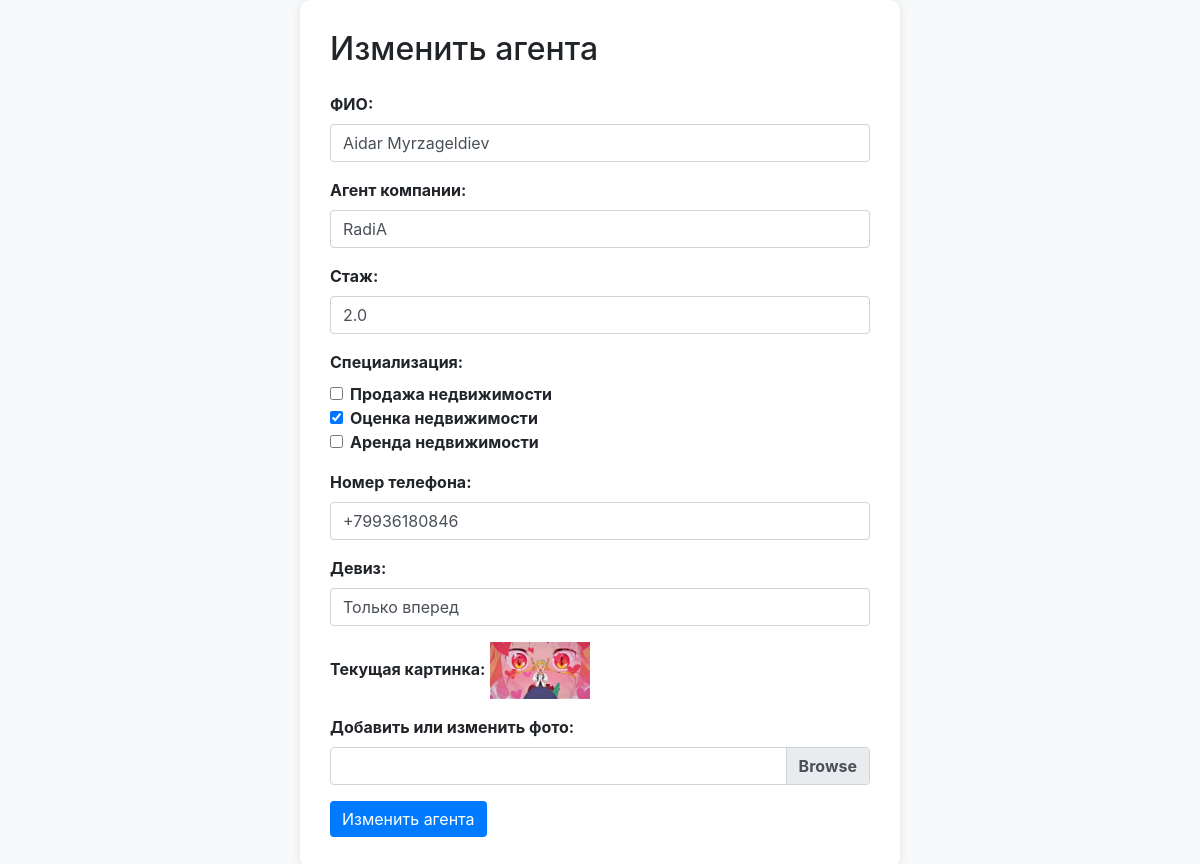
The app's page /private/agent/change/1, older data.
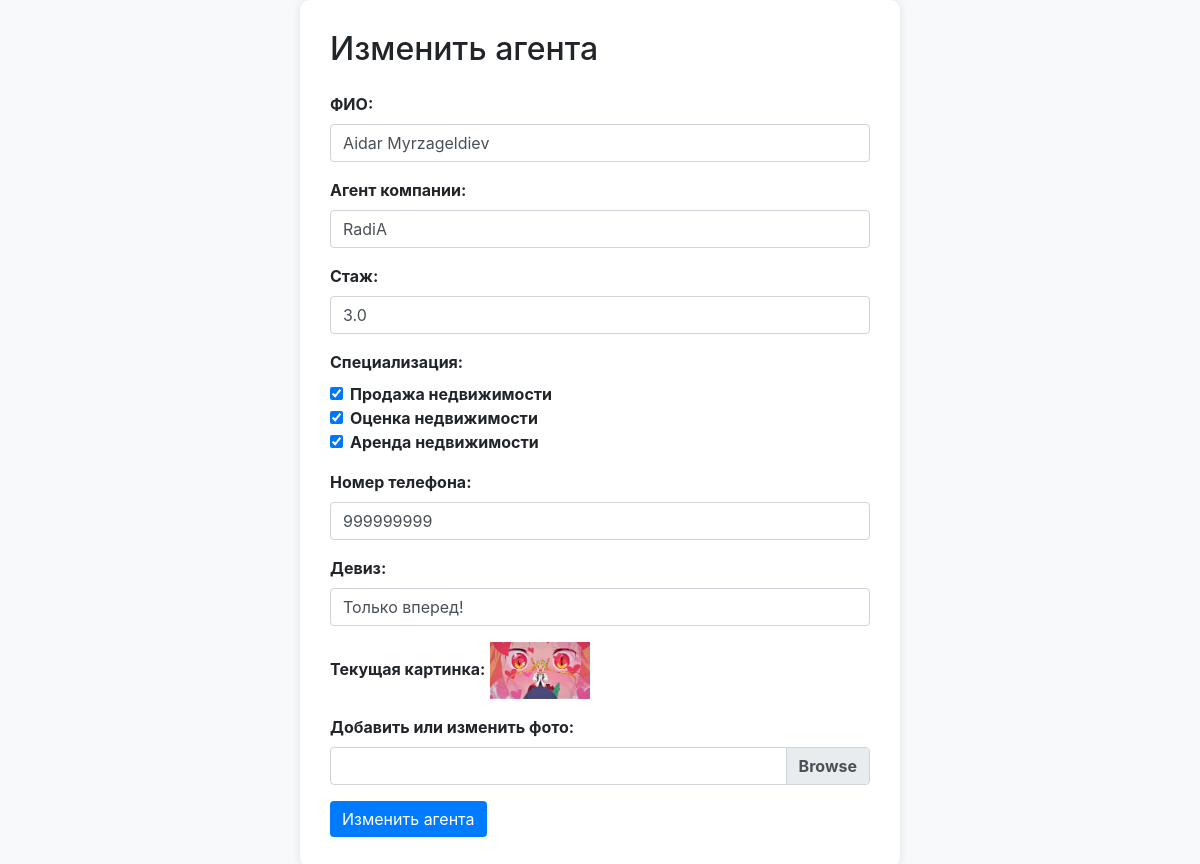
The same page, newer data.
### users/models.py (models this page shows, shortened)
class Agent(models.Model):
    full_name = models.CharField(max_length=120)
    phone = models.CharField(max_length=15)
    agency_name = models.CharField(max_length=50, null=True, blank=True)
    experience = models.FloatField(blank=True, default=0)
    rating = models.FloatField(default=0)
    image = models.ImageField(upload_to=get_agent_image_path, null=True, blank=True)
    slogan = models.CharField(max_length=300, default='Нет девиза', blank=True)
    specialization = models.ManyToManyField(to=Specialization, blank=True)

class Specialization(models.Model):
    specialization_name = models.CharField(max_length=50)

### adminus/views.py (the view)
# urls.py: path('agent/change/<int:pk>', views.AdminChangeAgent.as_view(), name='change_agent'),
class AdminChangeAgent(UpdateView):
    model = Agent
    template_name = 'adminus/update_agent.html'
    form_class = AgentForm
    success_url = reverse_lazy('adminus:agents')

### adminus/templates/adminus/update_agent.html (shortened to what this page needs)
<!DOCTYPE html>
<html lang="en">
<head>
    <link rel="stylesheet" href="https://stackpath.bootstrapcdn.com/bootstrap/4.5.2/css/bootstrap.min.css">
</head>
<body>
    <div class="container">
        <h2 class="mb-4">Изменить агента</h2>
        <form method="post" action="{% url 'adminus:change_agent' agent.id %}" enctype="multipart/form-data">
            <div class="form-group">
                <label for="{{ form.full_name.id_for_label }}">ФИО:</label>
                {{ form.full_name }}
            </div>
            <div class="form-group">
                <label for="{{ form.agency_name.id_for_label }}">Агент компании:</label>
                {{ form.agency_name }}
            </div>
            <div class="form-group">
                <label for="{{ form.experience.id_for_label }}">Стаж:</label>
                {{ form.experience }}
            </div>
            <div class="form-group">
                <label>Специализация:</label>
                {% for specialization in form.specialization.field.queryset %}
                    <div class="form-check">
                        <input class="form-check-input" type="checkbox" id="id_specialization_{{ specialization.id }}" name="specialization" value="{{ specialization.id }}"
                            {% if specialization in form.instance.specialization.all %}checked{% endif %}>
                        <label class="form-check-label" for="id_specialization_{{ specialization.id }}">{{ specialization.specialization_name }}</label>
                    </div>
                {% endfor %}
            </div>
            <div class="form-group">
                <label for="{{ form.phone.id_for_label }}">Номер телефона:</label>
                {{ form.phone }}
            </div>
            <div class="form-group">
                <label for="{{ form.slogan.id_for_label }}">Девиз:</label>
                {{ form.slogan }}
            </div>
            <div class="form-group">
                <label for="photo">Текущая картинка:</label>
                <img src="{{ agent.image.url }}" alt="{{ agent.full_name }}" width="100">
            </div>
            <div class="form-group">
                <label for="{{ form.image.id_for_label }}">Добавить или изменить фото:</label>
                <div class="custom-file">
                    <label class="custom-file-label" for="{{ form.image.id_for_label }}" data-content="Файл не выбран"></label>
                </div>
            </div>
            <button type="submit" class="btn btn-submit">Изменить агента</button>
        </form>
    </div>
</body>
</html>

Row changes from the older to the newer data that the page shows:
changed Agent "Aidar Myrzageldiev": experience "2.0" → "3.0"; phone "+79936180846" → "999999999"; slogan "Только вперед" → "Только вперед!"
computed for Specialization "Продажа недвижимости": specialization "☐" → "☑"
computed for Specialization "Аренда недвижимости": specialization "☐" → "☑"
